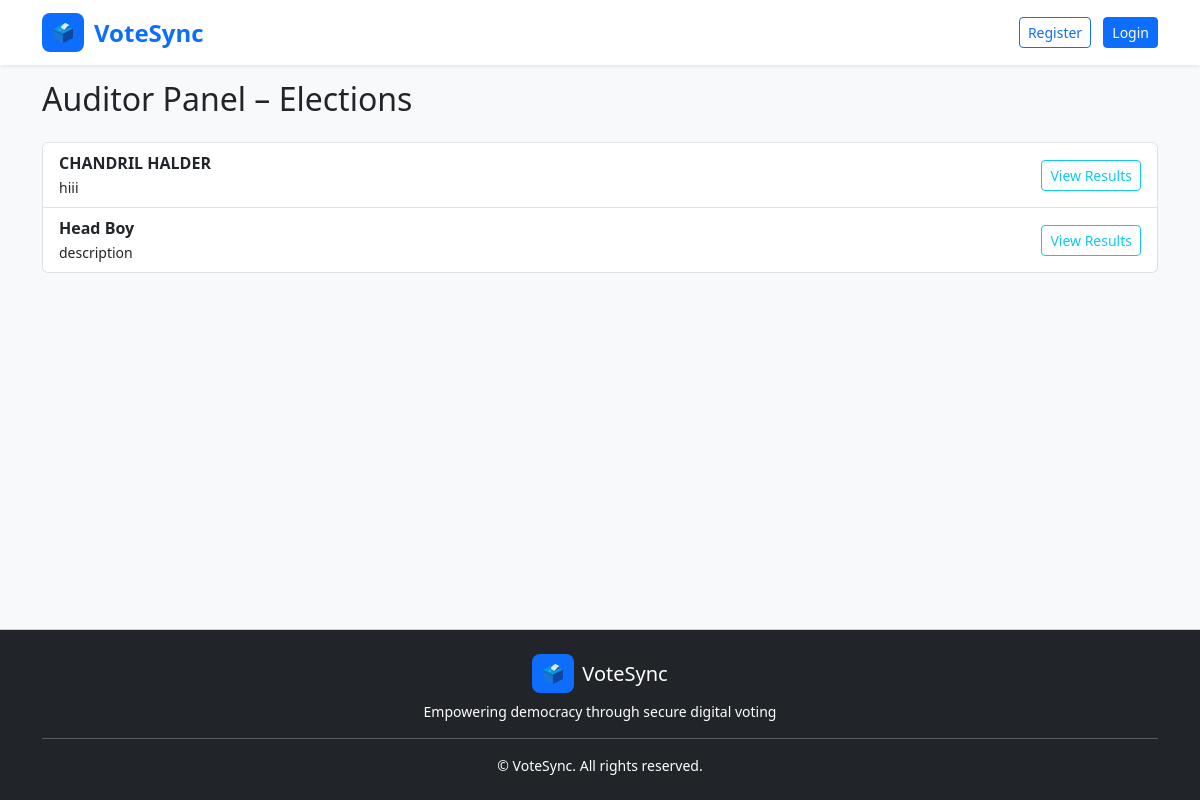
Before: /auditor-dashboard/ with the older database file.
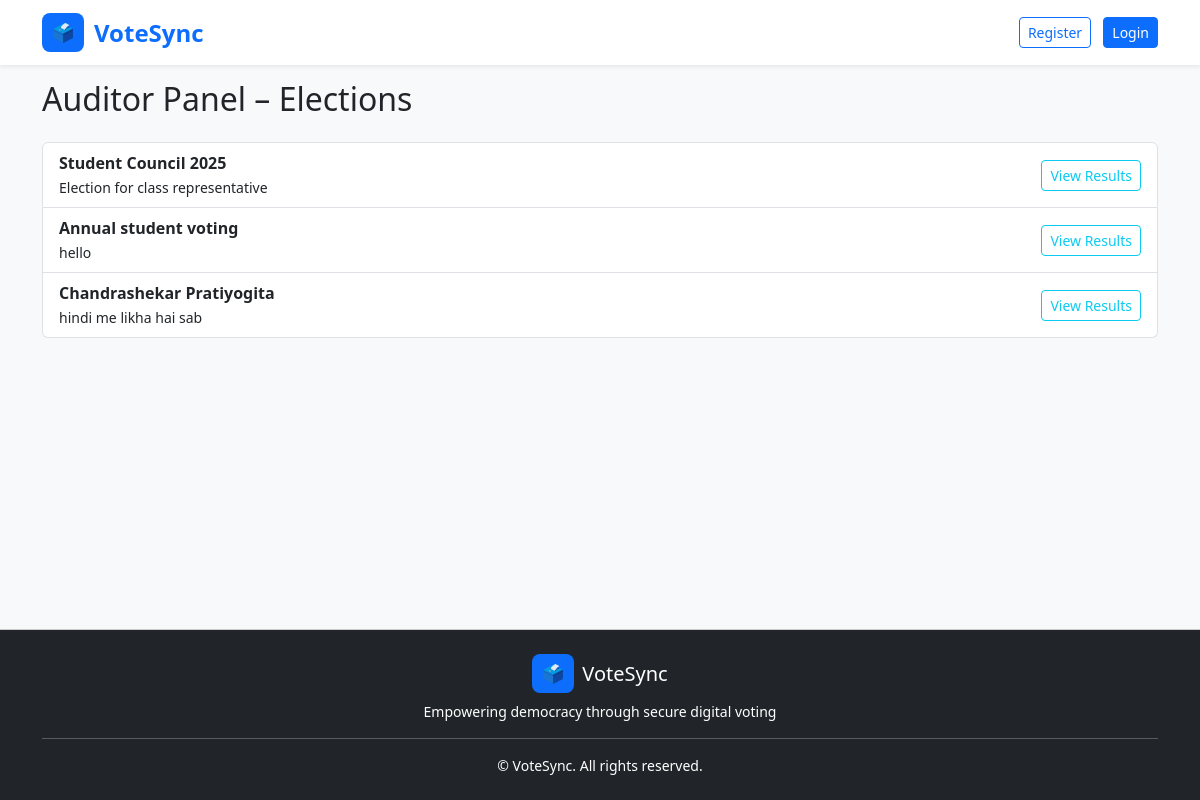
After: the same page with the newer database file.
### core/models.py (models this page shows, shortened)
class Election(models.Model):
    name = models.CharField(max_length=255)
    description = models.TextField()
    start_time = models.DateTimeField()
    end_time = models.DateTimeField()
    status = models.BooleanField(default=False)

### core/views.py (the view)
# urls.py: path('auditor-dashboard/', views.auditor_dashboard, name='auditor_dashboard'),
@never_cache
def auditor_dashboard(request):
    elections = Election.objects.all()
    return render(request, 'auditor/dashboard.html', {'elections': elections})

### core/templates/auditor/dashboard.html
{% extends 'base.html' %} {% block content %}
<h2>Auditor Panel – Elections</h2>
{% if elections %}
<ul class="list-group mt-4">
  {% for election in elections %}
  <li class="list-group-item d-flex justify-content-between align-items-center">
    <div>
      <strong>{{ election.name }}</strong><br />
      <small>{{ election.description }}</small>
    </div>
    <a
      href="{% url 'guest_results' election.id %}"
      class="btn btn-outline-info btn-sm"
    >
      View Results
    </a>
  </li>
  {% endfor %}
</ul>
{% else %}
<p>No elections available.</p>
{% endif %} {% endblock %}

### core/templates/base.html (shortened to what this page needs)
<!DOCTYPE html>
<html lang="en">
  <head>
    <link
      href="https://cdn.jsdelivr.net/npm/bootstrap@5.3.0/dist/css/bootstrap.min.css"
      rel="stylesheet"
    />
  </head>
  <body class="bg-light">
    <nav
      class="navbar navbar-expand-lg navbar-light bg-white shadow-sm fixed-top"
    >
      <div class="container">
        <a
          class="navbar-brand d-flex align-items-center"
          href="{% url 'home' %}"
        >
          <div class="navbar-brand-logo">🗳️</div>
          <strong class="text-primary fs-4">VoteSync</strong>
        </a>
        <div class="ms-auto">
          {% if user.is_authenticated %}
          <span class="me-3">Hello, {{ user.username }}</span>
          {% if user.userprofile.role == 'admin' %}
          <a
            href="{% url 'admin_dashboard' %}"
            class="btn btn-outline-primary btn-sm me-2"
            >Admin Dashboard</a
          >
          {% elif user.userprofile.role == 'voter' %}
          <a
            href="{% url 'voter_dashboard' %}"
            class="btn btn-outline-success btn-sm me-2"
            >Voter Dashboard</a
          >
          {% endif %}
          <a
            href="{% url 'logout' %}"
            class="btn btn-outline-danger btn-sm"
            >Logout</a
          >
          {% else %}
          <a
            href="{% url 'register' %}"
            class="btn btn-outline-primary btn-sm me-2"
            >Register</a
          >
          <a
            href="{% url 'login' %}"
            class="btn btn-primary btn-sm"
            >Login</a
          >
          {% endif %}
        </div>
      </div>
    </nav>
    <main class="container">{% block content %}{% endblock %}</main>
    <footer class="bg-dark text-white text-center py-4 mt-auto">
      <div class="container">
        <div class="d-flex justify-content-center align-items-center mb-2">
          <div class="navbar-brand-logo bg-primary text-white me-2">🗳️</div>
          <h5 class="mb-0">VoteSync</h5>
        </div>
        <p class="text-white small mb-0">
          Empowering democracy through secure digital voting
        </p>
        <hr class="bg-light my-3" />
        <p class="small text-white mb-0">
          &copy; {{ now|date:"Y" }} VoteSync. All rights reserved.
        </p>
      </div>
    </footer>
  </body>
</html>

### core/templates/base.html (style rules this page uses)
html, body { height: 100%; margin: 0; }
body { display: flex; flex-direction: column; }
main { flex: 1 0 auto; padding-top: 80px; }
footer { flex-shrink: 0; border-top: 1px solid #ccc; }
.navbar-brand-logo { background-color: #0d6efd; padding: 6px 10px; border-radius: 8px; margin-right: 10px; color: white; font-size: 18px; }

Changed rows visible on the page:
removed Election: name "CHANDRIL HALDER", description "hiii"
removed Election: name "Head Boy", description "description"
added Election: name "Student Council 2025", description "Election for class representative"
added Election: name "Annual student voting", description "hello"
added Election: name "Chandrashekar Pratiyogita", description "hindi me likha hai sab"
